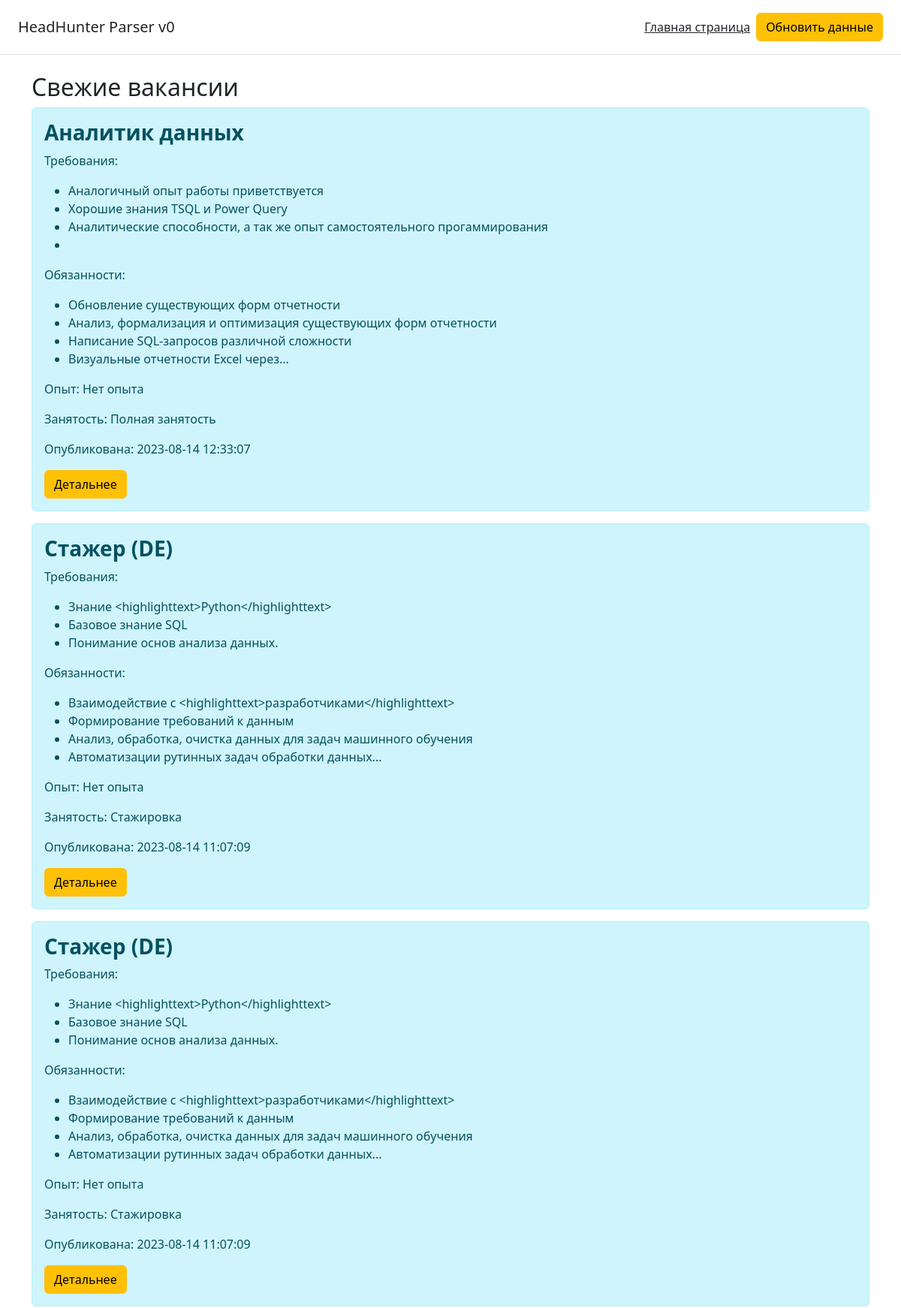
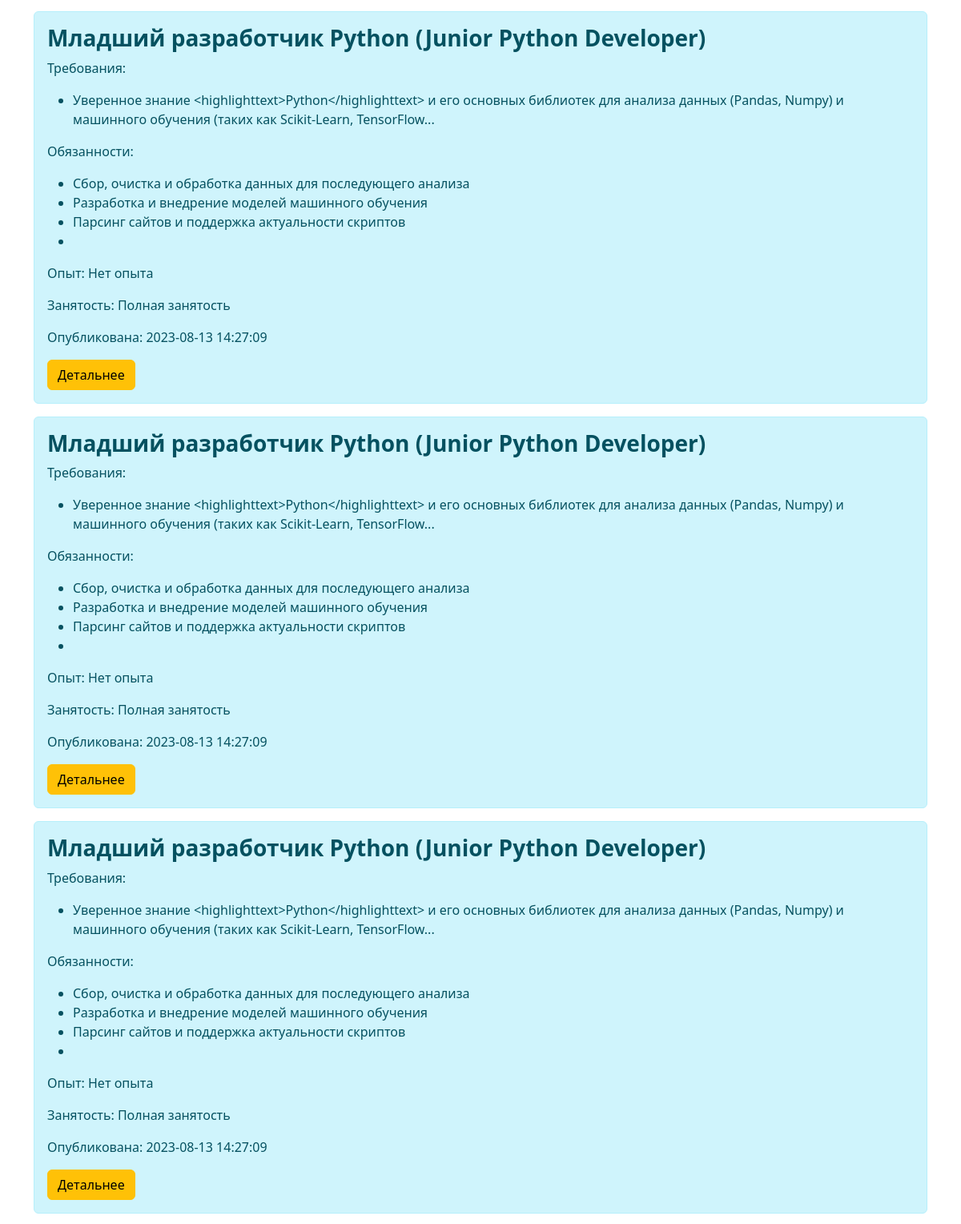
/page/2 (upper part), run on the app's committed database (2 pictures, top to bottom).
### app.py (models this page shows, shortened)
class Vacancies(db.Model):
    id = db.Column(db.Integer, primary_key=True)
    name = db.Column(db.String(50), nullable=True)
    salary = db.Column(db.String(50), nullable=True)
    vac_type = db.Column(db.String(50), nullable=True)
    published_at = db.Column(db.DateTime, nullable=True)
    employer = db.Column(db.String(100), nullable=True)
    requirement = db.Column(db.Text, nullable=True)
    responsibility = db.Column(db.Text, nullable=True)
    vacancy_url = db.Column(db.String(100), nullable=True)
    experience = db.Column(db.String(50), nullable=True)
    employment = db.Column(db.String(50), nullable=True)

### app.py (the view)
@app.route('/', methods=['GET', 'POST'])
@app.route('/page', methods=['GET', 'POST'])
@app.route('/page/<int:page>', methods=['GET', 'POST'])
def index(page=1):
    vacancies = Vacancies.query.order_by(Vacancies.published_at.desc()).paginate(page=page, per_page=10)
    print(vacancies.prev())
    print(vacancies.page)
    print(list(vacancies.iter_pages()))
    return render_template('index.html', vacancies=vacancies)

### templates/index.html (shortened to what this page needs)
{% extends 'base.html' %}
{% block body %}
<div class="container">
    <h2>Свежие вакансии</h2>
    {% for item in vacancies %}
        <div class="alert alert-info">
            <h3><b>{{ item.name }}</b></h3>
			<p>Требования:</p>
            <ul>
                {% set requirement_list = item.requirement.split('. ') %}
                {% for el in requirement_list %}
                    <li>{{ el }}</li>
                {% endfor %}
            </ul>
			<p>Обязанности:</p>
            <ul>
                {% set requirement_list = item.responsibility.split('. ') %}
                {% for el in requirement_list %}
                    <li>{{ el }}</li>
                {% endfor %}
            </ul>
			<p>Опыт: {{ item.experience }}</p>
			<p>Занятость: {{ item.employment }}</p>
			<p>Опубликована: {{ item.published_at }}</p>
			<a href="{{ item.vacancy_url }}" target="_blank" class="btn btn-warning">Детальнее</a>
        </div>
    {% endfor %}
</div>
{% endblock %}

### data on the page
Vacancies: name "Аналитик данных", requirement_list "Аналогичный опыт работы приветствуется" "Хорошие знания TSQL и Power Query" "Аналитические способности, а так же опыт самостоятельного прогаммирования", requirement_list "Обновление существующих форм отчетности" "Анализ, формализация и оптимизация существующих форм отчетности" "Написание SQL-запросов различной сложности" "Визуальные отчетности Excel через...", experience "Нет опыта", employment "Полная занятость", published_at "2023-08-14 12:33:07"
Vacancies: name "Стажер (DE)", requirement_list "Знание <highlighttext>Python</highlighttext>" "Базовое знание SQL" "Понимание основ анализа данных.", requirement_list "Взаимодействие с <highlighttext>разработчиками</highlighttext>" "Формирование требований к данным" "Анализ, обработка, очистка данных для задач машинного обучения" "Автоматизации рутинных задач обработки данных...", experience "Нет опыта", employment "Стажировка", published_at "2023-08-14 11:07:09"
Vacancies: name "Стажер (DE)", requirement_list "Знание <highlighttext>Python</highlighttext>" "Базовое знание SQL" "Понимание основ анализа данных.", requirement_list "Взаимодействие с <highlighttext>разработчиками</highlighttext>" "Формирование требований к данным" "Анализ, обработка, очистка данных для задач машинного обучения" "Автоматизации рутинных задач обработки данных...", experience "Нет опыта", employment "Стажировка", published_at "2023-08-14 11:07:09"
Vacancies: name "Младший разработчик Python (Junior Python Developer)", requirement "Уверенное знание <highlighttext>Python</highlighttext> и его основных библиотек для анализа данных (Pandas, Numpy) и машинного обучения (таких как Scikit-Learn, TensorFlow...", requirement_list "Сбор, очистка и обработка данных для последующего анализа" "Разработка и внедрение моделей машинного обучения" "Парсинг сайтов и поддержка актуальности скриптов", experience "Нет опыта", employment "Полная занятость", published_at "2023-08-13 14:27:09"
Vacancies: name "Младший разработчик Python (Junior Python Developer)", requirement "Уверенное знание <highlighttext>Python</highlighttext> и его основных библиотек для анализа данных (Pandas, Numpy) и машинного обучения (таких как Scikit-Learn, TensorFlow...", requirement_list "Сбор, очистка и обработка данных для последующего анализа" "Разработка и внедрение моделей машинного обучения" "Парсинг сайтов и поддержка актуальности скриптов", experience "Нет опыта", employment "Полная занятость", published_at "2023-08-13 14:27:09"
Vacancies: name "Младший разработчик Python (Junior Python Developer)", requirement "Уверенное знание <highlighttext>Python</highlighttext> и его основных библиотек для анализа данных (Pandas, Numpy) и машинного обучения (таких как Scikit-Learn, TensorFlow...", requirement_list "Сбор, очистка и обработка данных для последующего анализа" "Разработка и внедрение моделей машинного обучения" "Парсинг сайтов и поддержка актуальности скриптов", experience "Нет опыта", employment "Полная занятость", published_at "2023-08-13 14:27:09"
